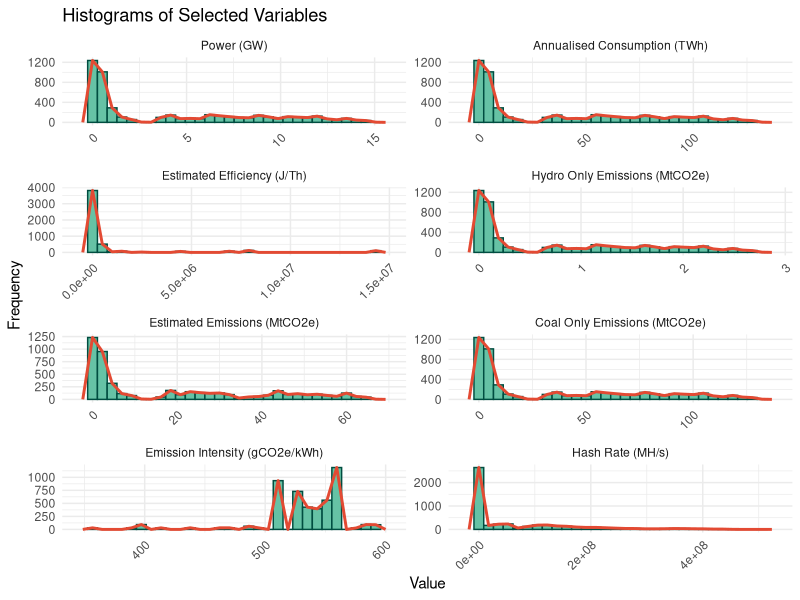
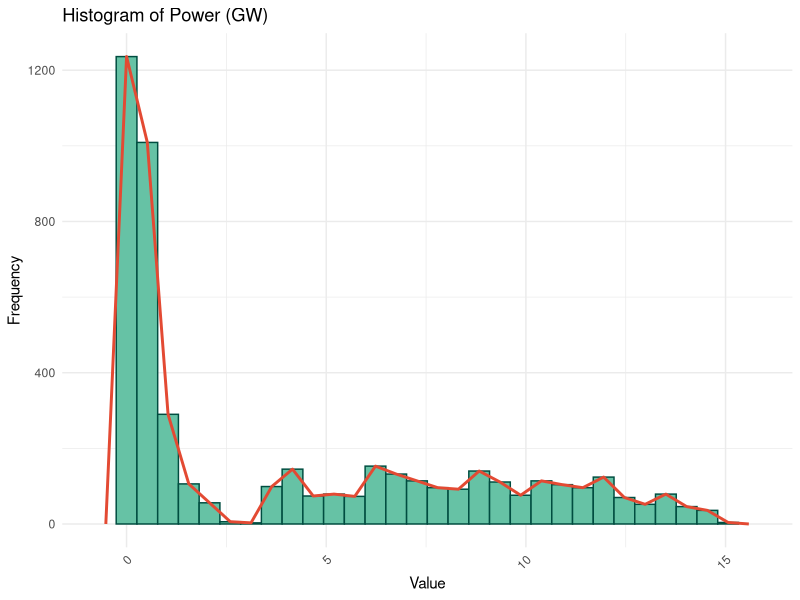
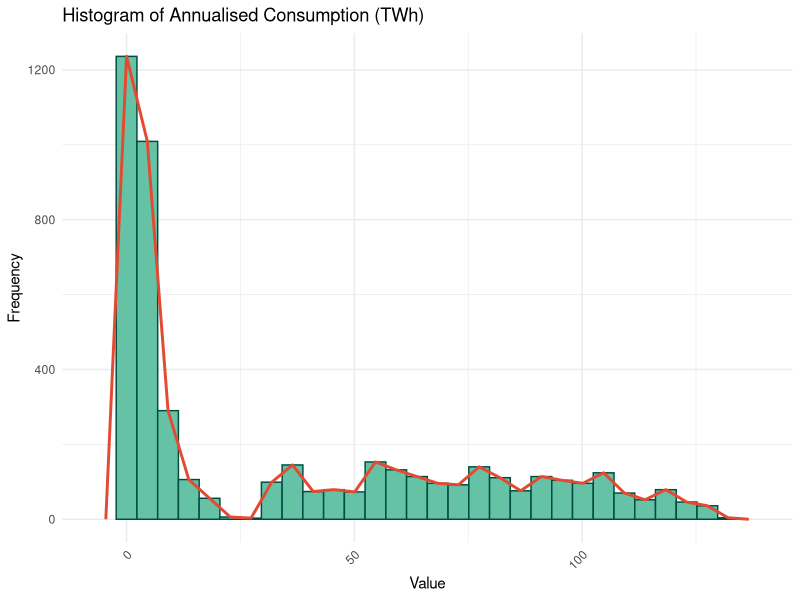
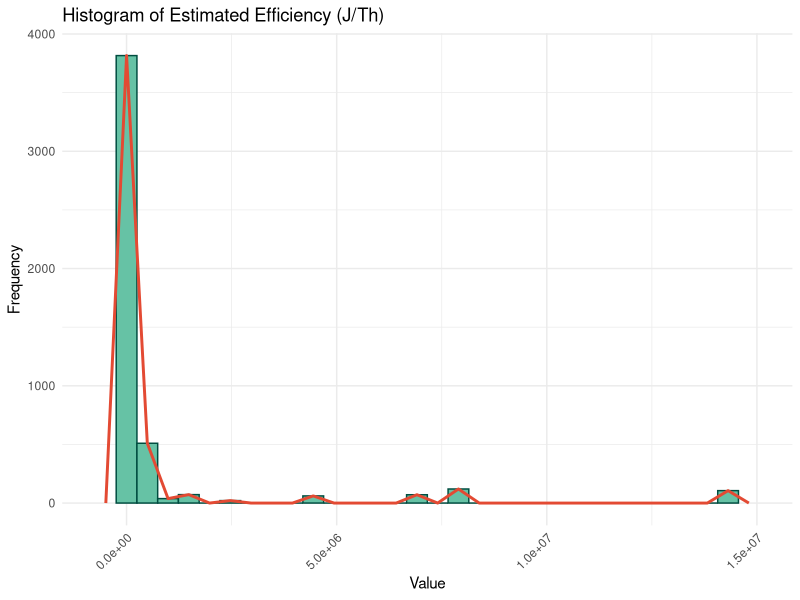
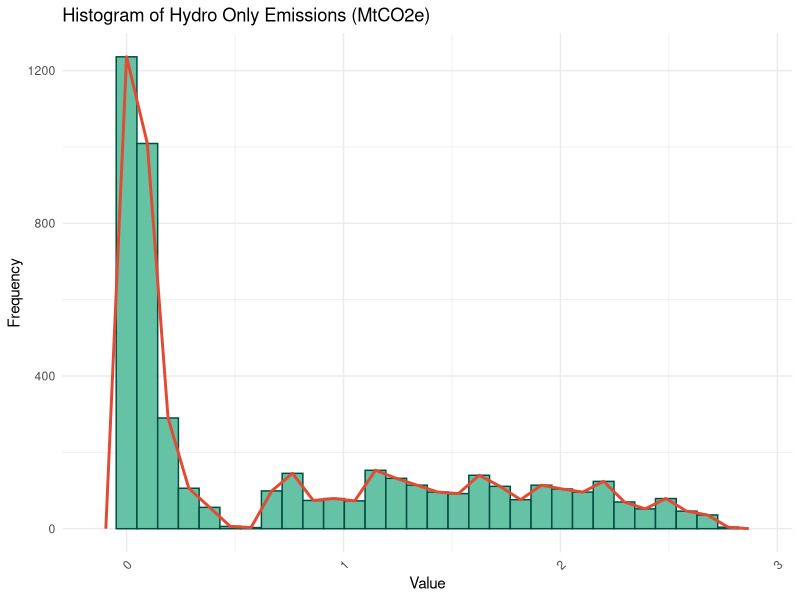
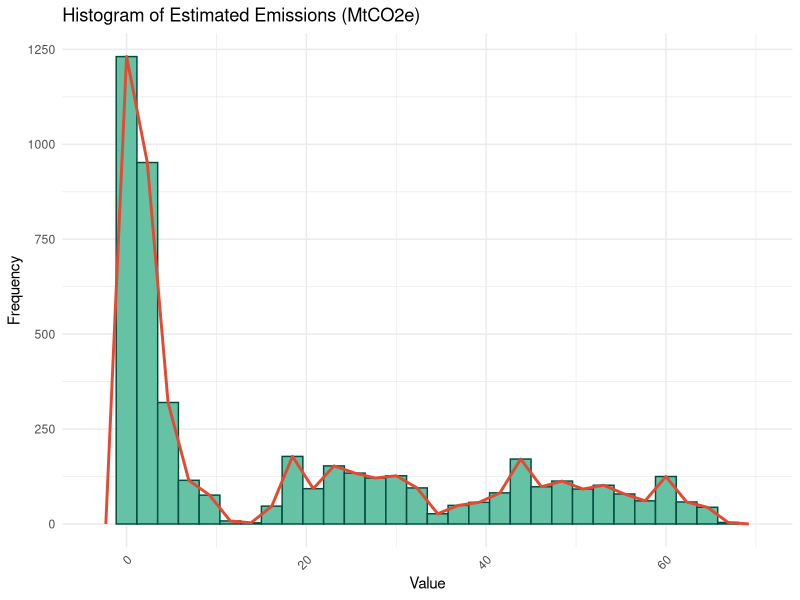
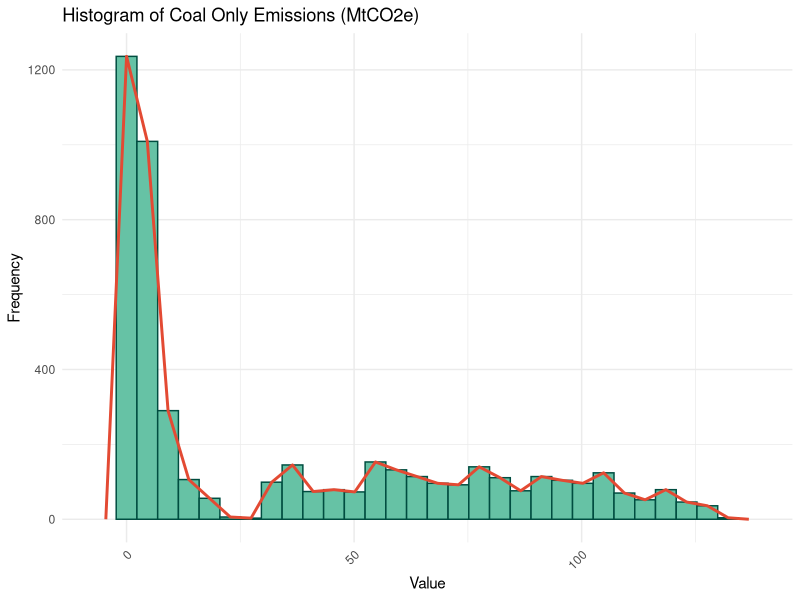
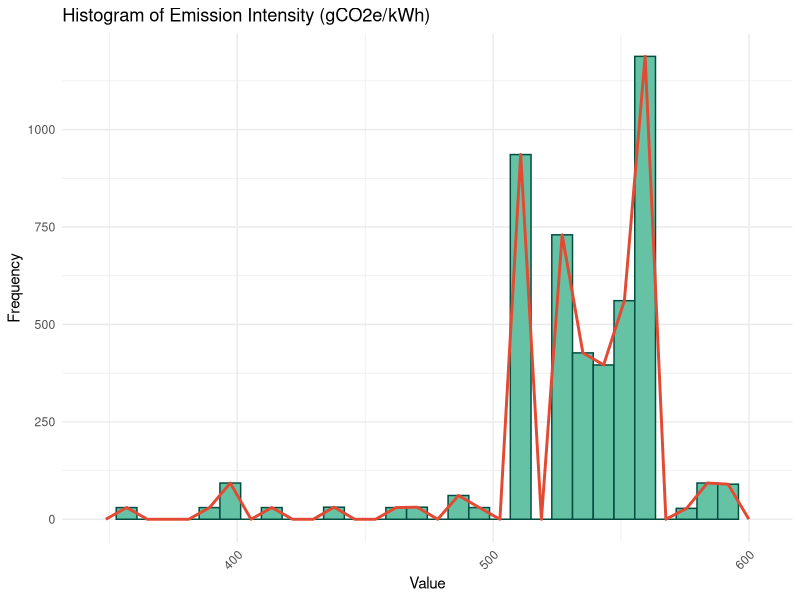

The R script that drew these images, in order:
## ---- chunk 1
knitr::opts_chunk$set(echo = TRUE)
## ---- chunk 2

library(lubridate)
library(dplyr)
library(ggplot2)
library(rlang)
library(gridExtra)
library(ggthemes)
library(tidyverse)
library(reshape2)
library(corrplot)

## ---- chunk 3

Cleaned_bitcoin_mining <- read.csv("Cleaned_bitcoin_mining.csv")

head(Cleaned_bitcoin_mining)


## ---- chunk 4
dim(Cleaned_bitcoin_mining)
str(Cleaned_bitcoin_mining)


## ---- chunk 5

summary(Cleaned_bitcoin_mining)
## ---- chunk 6

sum(is.na(Cleaned_bitcoin_mining))

## ---- chunk 7

sapply(Cleaned_bitcoin_mining, function(x) length(unique(x)))

## ---- chunk 8

Cleaned_bitcoin_mining$'Date.and.Time' <- as.POSIXct(Cleaned_bitcoin_mining$'Date.and.Time',format= "%Y-%m-%dT%H:%M:%S")

 str(Cleaned_bitcoin_mining)
 
 class(Cleaned_bitcoin_mining$Date.and.Time)
 
 date_range <- range(Cleaned_bitcoin_mining$Date.and.Time)
 
 date_range
 
## ---- chunk 9

variables <- c('power.GUESS..GW', 'annualised.consumption.GUESS..TWh', 'Estimated.efficiency..J.Th', 
               'Hydro.only..MtCO2e', 'Estimated..MtCO2e', 'Coal.only..MtCO2e', 
               'Emission.intensity..gCO2e.kWh', 'Hash.rate.MH.s')


var_names <- c('Power (GW)', 'Annualised Consumption (TWh)', 'Estimated Efficiency (J/Th)', 
               'Hydro Only Emissions (MtCO2e)', 'Estimated Emissions (MtCO2e)', 'Coal Only Emissions (MtCO2e)', 
               'Emission Intensity (gCO2e/kWh)', 'Hash Rate (MH/s)')

df_long <- Cleaned_bitcoin_mining %>%
  select(all_of(variables)) %>%
  pivot_longer(cols = everything(), names_to = "Variable", values_to = "Value")

df_long$Variable <- factor(df_long$Variable, levels = variables, labels = var_names)

p <- ggplot(df_long, aes(x = Value)) + 
  geom_histogram(aes(y = ..count..), fill = '#66c2a5', color = '#004d40', bins = 30) +
  geom_freqpoly(color = "#e34a33", size = 1) +
  facet_wrap(~ Variable, scales = "free", ncol = 2) +
  theme_minimal() + 
  labs(title = "Histograms of Selected Variables", y = "Frequency") +
  theme(axis.text.x = element_text(angle = 45, hjust = 1))

print(p)


for(i in 1:length(variables)) {
    df_subset <- df_long[df_long$Variable == var_names[i], ]
    
    p <- ggplot(df_subset, aes(x = Value)) + 
      geom_histogram(aes(y = ..count..), fill = '#66c2a5', color = '#004d40', bins = 30) +
      geom_freqpoly(color = "#e34a33", size = 1) +
      labs(title = paste("Histogram of", var_names[i]), y = "Frequency") +
      theme_minimal() + 
      theme(axis.text.x = element_text(angle = 45, hjust = 1))
    
    print(p)
}

## ---- chunk 10

for(i in 1:length(variables)) {
  p <- ggplot(Cleaned_bitcoin_mining, aes(y = Cleaned_bitcoin_mining[[variables[i]]])) + 
    geom_boxplot(fill = '#66c2a5', color = '#004d40', outlier.color = "red", outlier.size = 2) +
    labs(title = paste("Box Plot of", var_names[i]), y = var_names[i]) +
    theme_minimal() 
  
  print(p)
}


## ---- chunk 11

variables <- c('power.GUESS..GW', 'annualised.consumption.GUESS..TWh', 'Estimated.efficiency..J.Th', 
               'Hydro.only..MtCO2e', 'Estimated..MtCO2e', 'Coal.only..MtCO2e', 
               'Emission.intensity..gCO2e.kWh', 'Hash.rate.MH.s')


# sapply function is used to apply a finction to each variable in the 'variables'

outliers_counts <- sapply(variables, function(var) {

  Q1 <- quantile(Cleaned_bitcoin_mining[[var]], 0.25)
  Q3 <- quantile(Cleaned_bitcoin_mining[[var]], 0.75)
  IQR <- Q3 - Q1
  
  lower_bound <- Q1 - 1.5 * IQR
  upper_bound <- Q3 + 1.5 * IQR
  
  outliers <- Cleaned_bitcoin_mining[[var]][Cleaned_bitcoin_mining[[var]] < lower_bound | 
                                           Cleaned_bitcoin_mining[[var]] > upper_bound]
  
  length(outliers)
})

names(outliers_counts) <- variables

outliers_counts



## ---- chunk 12

Cleaned_bitcoin_mining_copy <- Cleaned_bitcoin_mining

for(var in variables) {
  
  Q1 <- quantile(Cleaned_bitcoin_mining_copy[[var]], 0.25)
  Q3 <- quantile(Cleaned_bitcoin_mining_copy[[var]], 0.75)
  IQR <- Q3 - Q1
  

  lower_bound <- Q1 - 1.5 * IQR
  upper_bound <- Q3 + 1.5 * IQR
  
  Cleaned_bitcoin_mining_copy[[var]] <- ifelse(Cleaned_bitcoin_mining_copy[[var]] < lower_bound, lower_bound, 
                                               ifelse(Cleaned_bitcoin_mining_copy[[var]] > upper_bound, upper_bound, 
                                                      Cleaned_bitcoin_mining_copy[[var]]))
}

summary(Cleaned_bitcoin_mining_copy[variables])


df_long_capped <- Cleaned_bitcoin_mining_copy %>%
  select(all_of(variables)) %>%
  pivot_longer(cols = everything(), names_to = "Variable", values_to = "Value")

df_long_capped$Variable <- factor(df_long_capped$Variable, levels = variables, labels = var_names)

p_capped <- ggplot(df_long_capped, aes(x = Value)) + 
  geom_histogram(aes(y = ..count..), fill = '#66c2a5', color = '#004d40', bins = 30) +
  geom_freqpoly(color = "#e34a33", size = 1) +
  facet_wrap(~ Variable, scales = "free", ncol = 2) +
  theme_minimal() + 
  labs(title = "Histograms of Capped Variables", y = "Frequency") +
  theme(axis.text.x = element_text(angle = 45, hjust = 1))

print(p_capped)

for(i in 1:length(variables)) {
    df_subset <- df_long_capped[df_long_capped$Variable == var_names[i], ]
    
    p <- ggplot(df_subset, aes(x = Value)) + 
      geom_histogram(aes(y = ..count..), fill = '#66c2a5', color = '#004d40', bins = 30) +
      geom_freqpoly(color = "#e34a33", size = 1) +
      labs(title = paste("Capped Histogram of", var_names[i]), y = "Frequency") +
      theme_minimal() + 
      theme(axis.text.x = element_text(angle = 45, hjust = 1))
    
    print(p)
}
## ---- chunk 13

Cleaned_bitcoin_mining_log <- Cleaned_bitcoin_mining
for (var in variables) {
  Cleaned_bitcoin_mining_log[[paste0("log_", var)]] <- log1p(Cleaned_bitcoin_mining[[var]])
}

log_variables <- paste0("log_", variables)
df_long_log <- Cleaned_bitcoin_mining_log %>%
  select(all_of(log_variables)) %>%
  pivot_longer(cols = everything(), names_to = "Variable", values_to = "Value")

log_var_names <- paste0("Log(", var_names, ")")
df_long_log$Variable <- factor(df_long_log$Variable, levels = log_variables, labels = log_var_names)

p_log <- ggplot(df_long_log, aes(x = Value)) + 
  geom_histogram(aes(y = ..count..), fill = '#66c2a5', color = '#004d40', bins = 30) +
  geom_freqpoly(color = "#e34a33", size = 1) +
  facet_wrap(~ Variable, scales = "free", ncol = 2) +
  theme_minimal() + 
  labs(title = "Histograms of Log-transformed Variables", y = "Frequency") +
  theme(axis.text.x = element_text(angle = 45, hjust = 1))

print(p_log)

for(i in 1:length(log_variables)) {
    df_subset <- df_long_log[df_long_log$Variable == log_var_names[i], ]
    
    p <- ggplot(df_subset, aes(x = Value)) + 
      geom_histogram(aes(y = ..count..), fill = '#66c2a5', color = '#004d40', bins = 30) +
      geom_freqpoly(color = "#e34a33", size = 1) +
      labs(title = paste("Log-transformed Histogram of", log_var_names[i]), y = "Frequency") +
      theme_minimal() + 
      theme(axis.text.x = element_text(angle = 45, hjust = 1))
    
    print(p)
}


## ---- chunk 14

data_without_outliers <- Cleaned_bitcoin_mining

for (var in variables) {
  
  Q1 <- quantile(Cleaned_bitcoin_mining[[var]], 0.25)
  Q3 <- quantile(Cleaned_bitcoin_mining[[var]], 0.75)
  IQR <- Q3 - Q1
  
  lower_bound <- Q1 - 1.5 * IQR
  upper_bound <- Q3 + 1.5 * IQR
  
  data_without_outliers <- data_without_outliers[data_without_outliers[[var]] >= lower_bound & data_without_outliers[[var]] <= upper_bound, ]
}

data_with_outliers <- Cleaned_bitcoin_mining

summary_without_outliers <- summary(data_without_outliers[variables])
summary_with_outliers <- summary(data_with_outliers[variables])

list(Without_Outliers = summary_without_outliers, With_Outliers = summary_with_outliers)



## ---- chunk 15


cor_matrix <- cor(Cleaned_bitcoin_mining[variables], use = "complete.obs")


col <- colorRampPalette(c("#BB4444", "#EE9988", "#FFFFFF", "#77AADD", "#4477AA"))

corrplot(cor_matrix, method = "color", type = "upper", 
         col = col(200),     
         tl.col = "black",  
         tl.srt = 90,         
         order = "hclust",    
         addCoef.col = "black", 
         number.cex = 0.5,  
         title = "Correlation Matrix", mar=c(0,0,1,0))


## ---- chunk 16


before_2013 <- subset(Cleaned_bitcoin_mining, Date.and.Time < as.Date("2013-01-03"))
after_2013 <- subset(Cleaned_bitcoin_mining, Date.and.Time >= as.Date("2013-01-03"))

t_result <- t.test(before_2013$power.GUESS..GW, after_2013$power.GUESS..GW)

print(t_result)


## ---- chunk 17

results <- list()

for(var in variables) {

    if(any(is.na(before_2013[[var]])) || any(is.na(after_2013[[var]]))) {
        results[[var]] <- "Contains NA values"
    } else if(length(unique(before_2013[[var]])) == 1 || length(unique(after_2013[[var]])) == 1) {

        results[[var]] <- "Constant values in one or both periods"
    } else {
        result <- t.test(before_2013[[var]], after_2013[[var]])
        results[[var]] <- result
    }
}

for(var in variables) {
    cat("T-test results for", var, ":\n")
    print(results[[var]])
    cat("\n---------------------------------------------\n")
}



